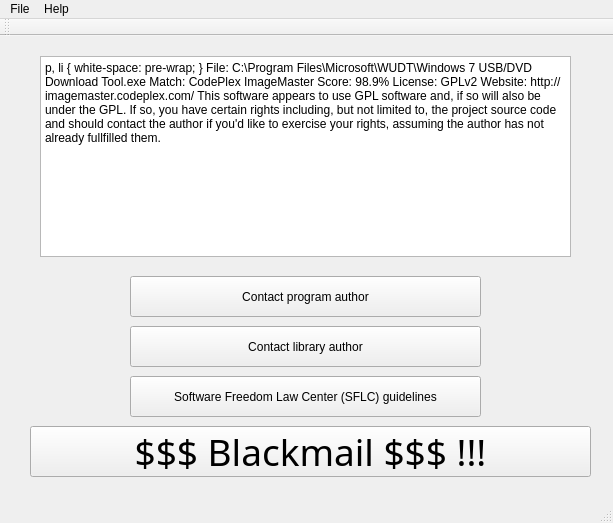
<?xml version="1.0" encoding="UTF-8"?>
<ui version="4.0">
 <class>MainWindow</class>
 <widget class="QMainWindow" name="MainWindow">
  <property name="geometry">
   <rect>
    <x>0</x>
    <y>0</y>
    <width>613</width>
    <height>523</height>
   </rect>
  </property>
  <property name="windowTitle">
   <string>MainWindow</string>
  </property>
  <widget class="QWidget" name="centralwidget">
   <widget class="QPushButton" name="pushButton">
    <property name="geometry">
     <rect>
      <x>130</x>
      <y>340</y>
      <width>351</width>
      <height>41</height>
     </rect>
    </property>
    <property name="layoutDirection">
     <enum>Qt::LeftToRight</enum>
    </property>
    <property name="text">
     <string>Software Freedom Law Center (SFLC) guidelines</string>
    </property>
   </widget>
   <widget class="QPushButton" name="pushButton_2">
    <property name="geometry">
     <rect>
      <x>30</x>
      <y>390</y>
      <width>561</width>
      <height>51</height>
     </rect>
    </property>
    <property name="font">
     <font>
      <family>Abyssinica SIL</family>
      <pointsize>28</pointsize>
     </font>
    </property>
    <property name="text">
     <string>$$$ Blackmail $$$ !!!</string>
    </property>
   </widget>
   <widget class="QPushButton" name="pushButton_3">
    <property name="geometry">
     <rect>
      <x>130</x>
      <y>240</y>
      <width>351</width>
      <height>41</height>
     </rect>
    </property>
    <property name="layoutDirection">
     <enum>Qt::LeftToRight</enum>
    </property>
    <property name="text">
     <string>Contact program author</string>
    </property>
   </widget>
   <widget class="QTextEdit" name="textEdit">
    <property name="geometry">
     <rect>
      <x>40</x>
      <y>20</y>
      <width>531</width>
      <height>201</height>
     </rect>
    </property>
    <property name="html">
     <string>&lt;!DOCTYPE HTML PUBLIC &quot;-//W3C//DTD HTML 4.0//EN&quot; &quot;http://www.w3.org/TR/REC-html40/strict.dtd&quot;&gt;
&lt;html&gt;&lt;head&gt;&lt;meta name=&quot;qrichtext&quot; content=&quot;1&quot; /&gt;&lt;style type=&quot;text/css&quot;&gt;
p, li { white-space: pre-wrap; }
&lt;/style&gt;&lt;/head&gt;&lt;body style=&quot; font-family:'Sans'; font-size:10pt; font-weight:400; font-style:normal;&quot;&gt;
&lt;table border=&quot;0&quot; style=&quot;-qt-table-type: root; margin-top:4px; margin-bottom:4px; margin-left:4px; margin-right:4px;&quot;&gt;
&lt;tr&gt;
&lt;td style=&quot;border: none;&quot;&gt;
&lt;p style=&quot; margin-top:0px; margin-bottom:0px; margin-left:0px; margin-right:0px; -qt-block-indent:0; text-indent:0px;&quot;&gt;File: C:\Program Files\Microsoft\WUDT\Windows 7 USB/DVD Download Tool.exe&lt;/p&gt;
&lt;p style=&quot; margin-top:0px; margin-bottom:0px; margin-left:0px; margin-right:0px; -qt-block-indent:0; text-indent:0px;&quot;&gt;Match: CodePlex ImageMaster&lt;/p&gt;
&lt;p style=&quot; margin-top:0px; margin-bottom:0px; margin-left:0px; margin-right:0px; -qt-block-indent:0; text-indent:0px;&quot;&gt;    Score: 98.9%&lt;/p&gt;
&lt;p style=&quot; margin-top:0px; margin-bottom:0px; margin-left:0px; margin-right:0px; -qt-block-indent:0; text-indent:0px;&quot;&gt;    License: GPLv2&lt;/p&gt;
&lt;p style=&quot; margin-top:0px; margin-bottom:0px; margin-left:0px; margin-right:0px; -qt-block-indent:0; text-indent:0px;&quot;&gt;    Website: http://imagemaster.codeplex.com/&lt;/p&gt;
&lt;p style=&quot;-qt-paragraph-type:empty; margin-top:0px; margin-bottom:0px; margin-left:0px; margin-right:0px; -qt-block-indent:0; text-indent:0px;&quot;&gt;&lt;/p&gt;
&lt;p style=&quot; margin-top:0px; margin-bottom:0px; margin-left:0px; margin-right:0px; -qt-block-indent:0; text-indent:0px;&quot;&gt;This software appears to use GPL software and, if so will also be under the GPL.  If so, you have certain rights including, but not limited to, the project source code and should contact the author if you'd like to exercise your rights, assuming the author has not already fullfilled them.&lt;/p&gt;
&lt;p style=&quot;-qt-paragraph-type:empty; margin-top:0px; margin-bottom:0px; margin-left:0px; margin-right:0px; -qt-block-indent:0; text-indent:0px;&quot;&gt;&lt;/p&gt;&lt;/td&gt;&lt;/tr&gt;&lt;/table&gt;&lt;/body&gt;&lt;/html&gt;</string>
    </property>
   </widget>
   <widget class="QPushButton" name="pushButton_4">
    <property name="geometry">
     <rect>
      <x>130</x>
      <y>290</y>
      <width>351</width>
      <height>41</height>
     </rect>
    </property>
    <property name="layoutDirection">
     <enum>Qt::LeftToRight</enum>
    </property>
    <property name="text">
     <string>Contact library author</string>
    </property>
   </widget>
  </widget>
  <widget class="QMenuBar" name="menubar">
   <property name="geometry">
    <rect>
     <x>0</x>
     <y>0</y>
     <width>613</width>
     <height>25</height>
    </rect>
   </property>
   <widget class="QMenu" name="menuFile">
    <property name="title">
     <string>File</string>
    </property>
   </widget>
   <widget class="QMenu" name="menuHelp">
    <property name="title">
     <string>Help</string>
    </property>
   </widget>
   <addaction name="menuFile"/>
   <addaction name="menuHelp"/>
  </widget>
  <widget class="QStatusBar" name="statusbar"/>
  <widget class="QToolBar" name="toolBar">
   <property name="windowTitle">
    <string>toolBar</string>
   </property>
   <attribute name="toolBarArea">
    <enum>TopToolBarArea</enum>
   </attribute>
   <attribute name="toolBarBreak">
    <bool>false</bool>
   </attribute>
  </widget>
 </widget>
 <resources/>
 <connections/>
</ui>
